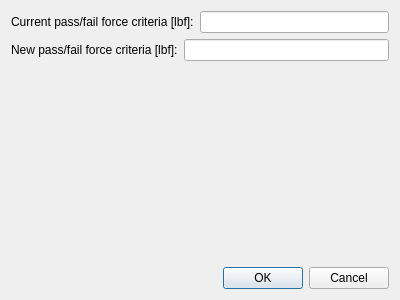
<?xml version="1.0" encoding="UTF-8"?>
<ui version="4.0">
 <class>CpfcDialog</class>
 <widget class="QDialog" name="CpfcDialog">
  <property name="geometry">
   <rect>
    <x>0</x>
    <y>0</y>
    <width>400</width>
    <height>300</height>
   </rect>
  </property>
  <property name="windowTitle">
   <string>Change Pass/Fail Criteria</string>
  </property>
  <layout class="QGridLayout" name="gridLayout_2">
   <item row="0" column="0">
    <layout class="QGridLayout" name="gridLayout">
     <item row="1" column="0">
      <layout class="QHBoxLayout" name="horizontalLayout_2">
       <item>
        <widget class="QLabel" name="label_2">
         <property name="text">
          <string>New pass/fail force criteria [lbf]:</string>
         </property>
        </widget>
       </item>
       <item>
        <widget class="QLineEdit" name="new_pfc_line_edit"/>
       </item>
      </layout>
     </item>
     <item row="0" column="0">
      <layout class="QHBoxLayout" name="horizontalLayout">
       <item>
        <widget class="QLabel" name="label">
         <property name="text">
          <string>Current pass/fail force criteria [lbf]:</string>
         </property>
        </widget>
       </item>
       <item>
        <widget class="QLineEdit" name="current_pfc_line_edit">
         <property name="readOnly">
          <bool>true</bool>
         </property>
        </widget>
       </item>
      </layout>
     </item>
     <item row="2" column="0">
      <spacer name="verticalSpacer">
       <property name="orientation">
        <enum>Qt::Vertical</enum>
       </property>
       <property name="sizeHint" stdset="0">
        <size>
         <width>20</width>
         <height>40</height>
        </size>
       </property>
      </spacer>
     </item>
    </layout>
   </item>
   <item row="1" column="0">
    <widget class="QDialogButtonBox" name="buttonBox">
     <property name="orientation">
      <enum>Qt::Horizontal</enum>
     </property>
     <property name="standardButtons">
      <set>QDialogButtonBox::Cancel|QDialogButtonBox::Ok</set>
     </property>
    </widget>
   </item>
  </layout>
 </widget>
 <resources/>
 <connections>
  <connection>
   <sender>buttonBox</sender>
   <signal>accepted()</signal>
   <receiver>CpfcDialog</receiver>
   <slot>accept()</slot>
   <hints>
    <hint type="sourcelabel">
     <x>248</x>
     <y>254</y>
    </hint>
    <hint type="destinationlabel">
     <x>157</x>
     <y>274</y>
    </hint>
   </hints>
  </connection>
  <connection>
   <sender>buttonBox</sender>
   <signal>rejected()</signal>
   <receiver>CpfcDialog</receiver>
   <slot>reject()</slot>
   <hints>
    <hint type="sourcelabel">
     <x>316</x>
     <y>260</y>
    </hint>
    <hint type="destinationlabel">
     <x>286</x>
     <y>274</y>
    </hint>
   </hints>
  </connection>
 </connections>
</ui>
